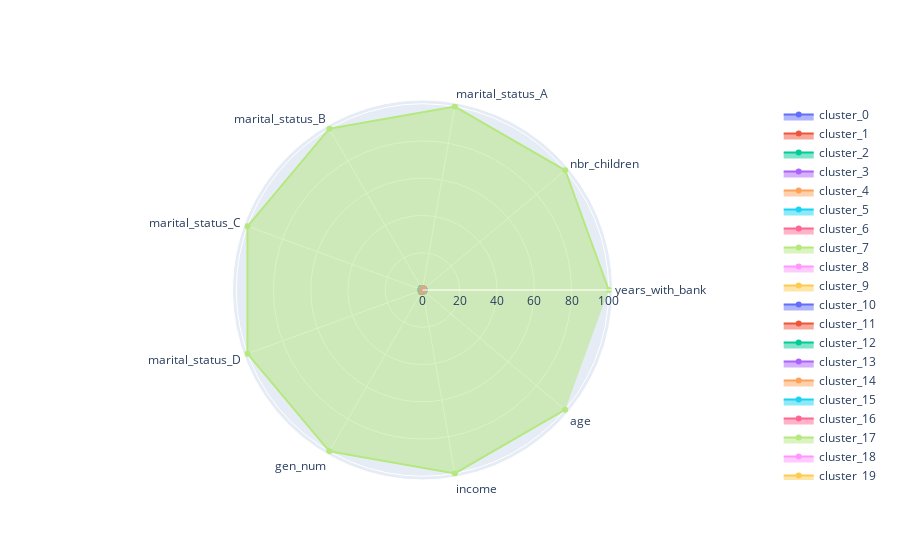

The notebook cell saved with this chart:
### Code cell
plot_radar_chart(data_sub)
